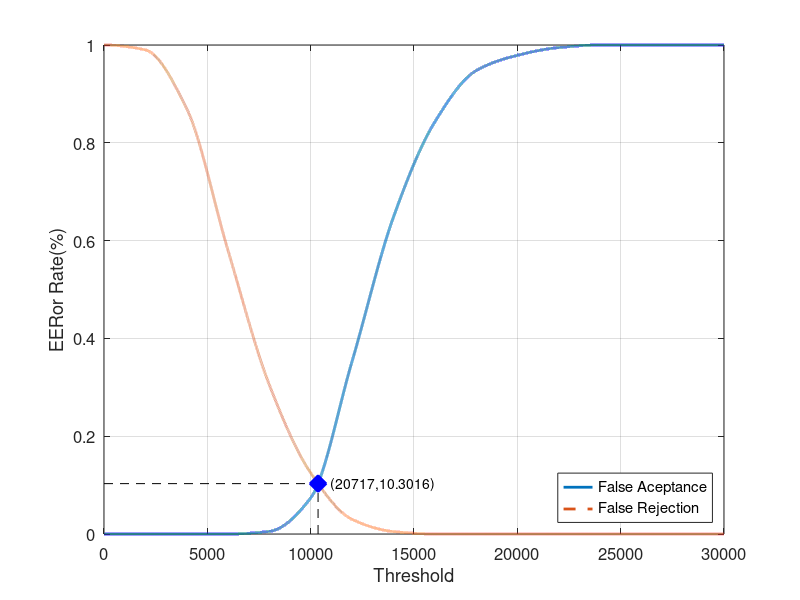
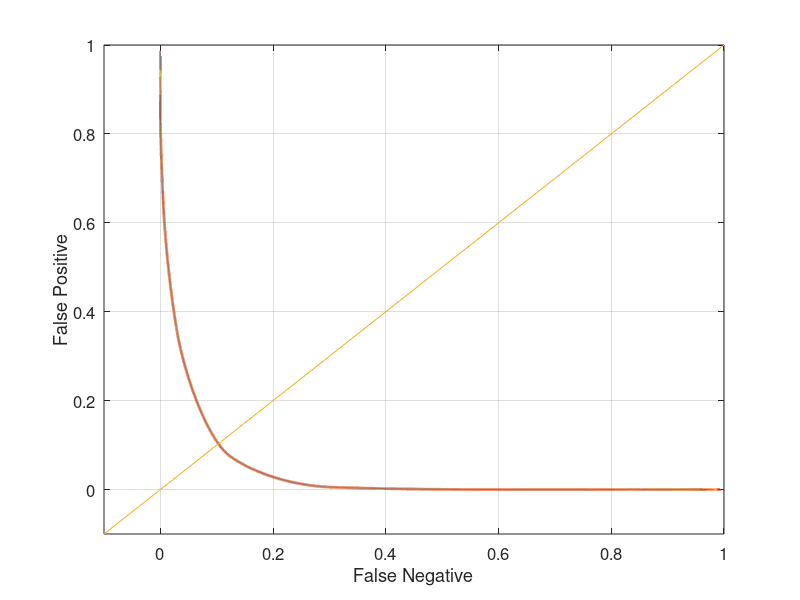

Reproduce these figures in MATLAB, in order.
close all;
clear;
clc;
x = 0:2000:30000;
xq = 0:0.5:30000;

y0 = [0 0 0 0 0.00526316 0.0736842 0.352632 0.647368 0.842105 0.947368 0.978947 0.994737 1 1 1 1]
yy0 = interp1(x, y0, xq, 'pchip');
y1 = [1 0.99 0.87 0.58 0.305 0.125 0.03 0.005 0 0 0 0 0 0 0 0]
yy1 = interp1(x, y1, xq, 'pchip');

% Calculating EER: 
y2 = abs(y0 - y1);
find(y2 == min(y2))
yy2 = abs(yy0 - yy1);
xEER = find(yy2 == min(yy2));
xEERIndex = xq(xEER) % X-axis EER
yEER = yy0(xEER) % Y-axis EER

main = figure
plot(xq, yy0,'-','LineWidth', 2);	hold on
plot(xq, yy1,'--','LineWidth', 2);	hold on
plot([xEERIndex xEERIndex], [0 yEER], 'k--');	hold on
plot([0 xEERIndex], [yEER yEER], 'k--');	hold on
plot(xEERIndex, yEER, 'bx', 'LineWidth', 10);	hold on
text(xEERIndex, yEER,strcat('    (', num2str(xEER), ', ', num2str(yEER * 100), ')'))
legend('False Aceptance', 'False Rejection', 'Location', 'SouthEast')
xlabel('Threshold')
ylabel('EERor Rate(%)')
set(gca, 'FontSize', 12)
axis([0 30000 0 1])
grid on

print(main, 'Database3_2Main', '-dpng');
FNRxFPR = figure('Color', [1 1 1]);
plot(yy1, yy0, '-', yy1, yy0, 'LineWidth', 2);
hold on
y = -0.1:0.1:1
plot(y, y); 
set(gca, 'FontSize', 12)
xlabel('False Negative')
ylabel('False Positive')
axis([-0.1 1 -0.1 1])
set(gca, 'FontSize', 12)
grid on

print(FNRxFPR, 'Database3_2FNRxFPR','-dpng');
